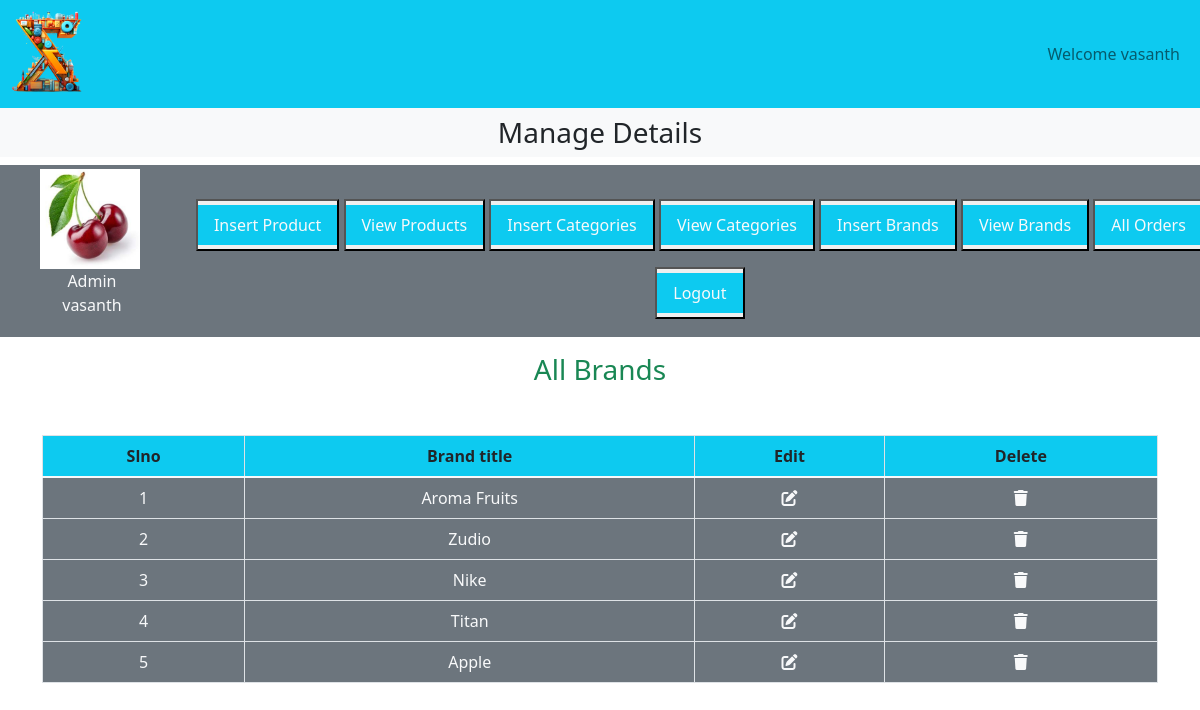
The app's page /admin_area/index.php?view_brands (signed in) with its own data.
### tables this page shows
CREATE TABLE `brand` (
  `brand_id` int(11) NOT NULL,
  `brand_title` varchar(100) NOT NULL
);

### admin_area/view_brands.php (the view, shortened to what this page needs)
<h3 class="text-center text-success">All Brands</h3>
<table class="table table-bordered mt-5">
    <thead class="bg-info">
        <tr class="text-center">
            <th>Slno</th>
            <th>Brand title</th>
            <th>Edit</th>
            <th>Delete</th>
        </tr>
    </thead>
    <tbody class="bg-secondary text-light">
        <?php
        $select_cat = "Select * from `brand`";
        $result = mysqli_query($con, $select_cat);
        $number = 0;
        while ($row = mysqli_fetch_assoc($result)) {
            $brand_id = $row['brand_id'];
            $brand_title = $row['brand_title'];
            $number++;
            ?>
            <tr class="text-center">
                <td><?php echo $number; ?></td>
                <td><?php echo $brand_title; ?></td>
                <td><a href='index.php?edit_brands=<?php echo $brand_id ?>' class='text-light'><i class='fa-solid fa-pen-to-square'></i></a></td>
                <td><a href='index.php?delete_brands=<?php echo $brand_id ?>' class='text-light' data-toggle="modal" data-target="#exampleModal_<?php echo $brand_id ?>"><i class='fa-solid fa-trash'></i></a></td>
            </tr>
            <?php
        }
        ?>
    </tbody>
</table>

### style.css (style rules this page uses)
* { margin:0; padding:0; box-sizing: border-box; }

### admin_area/index.php (style rules this page uses)
body { overflow-x: hidden; }

### records on screen
brand: brand_title "Aroma Fruits"
brand: brand_title "Zudio"
brand: brand_title "Nike"
brand: brand_title "Titan"
brand: brand_title "Apple"

### other values on screen
$admin_username "vasanth"
